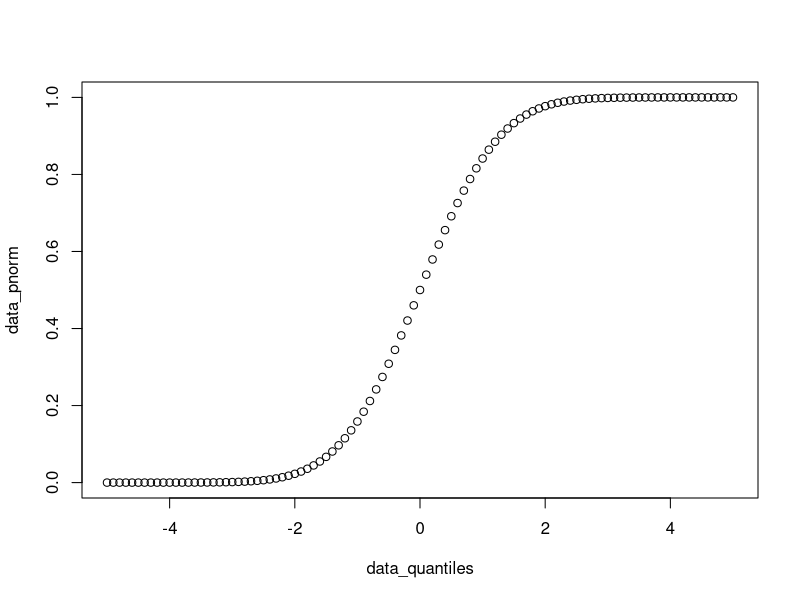
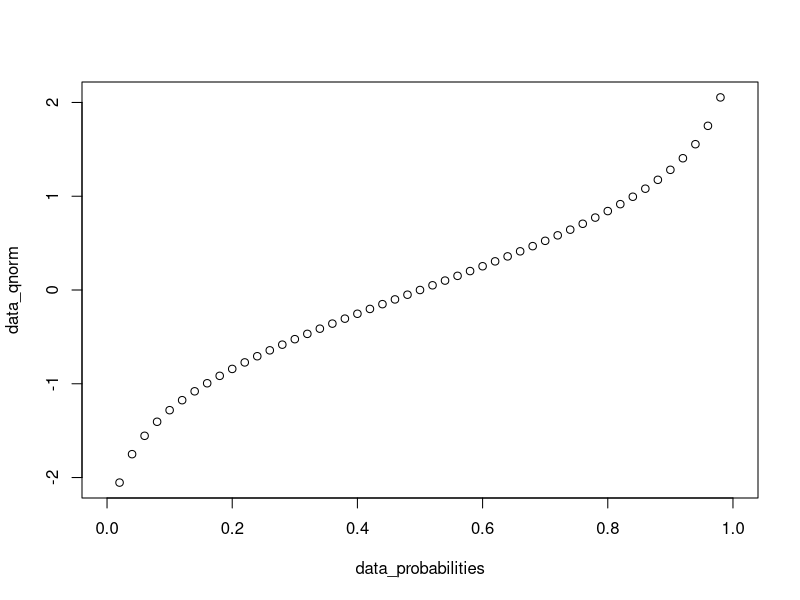
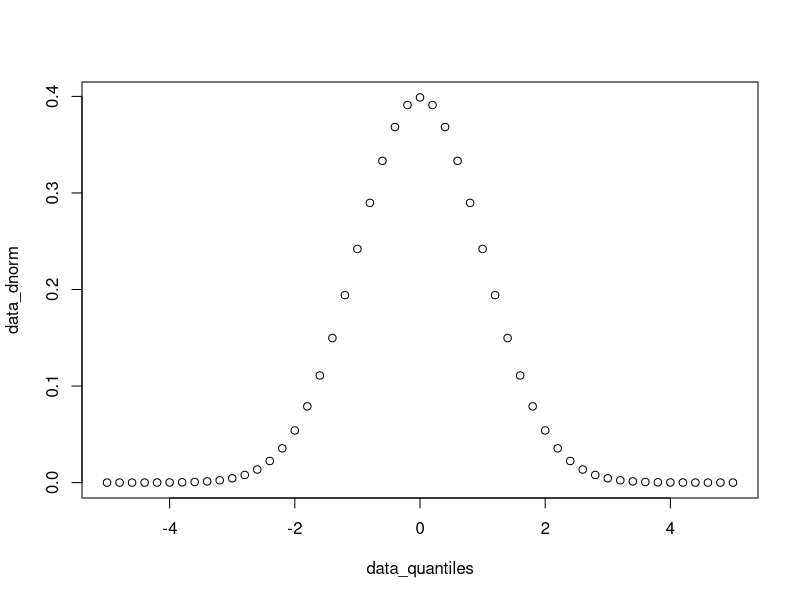
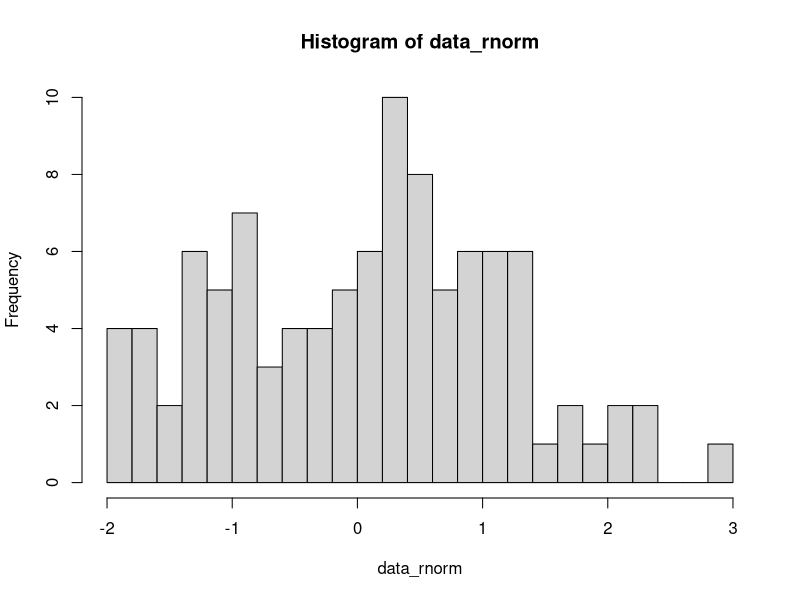
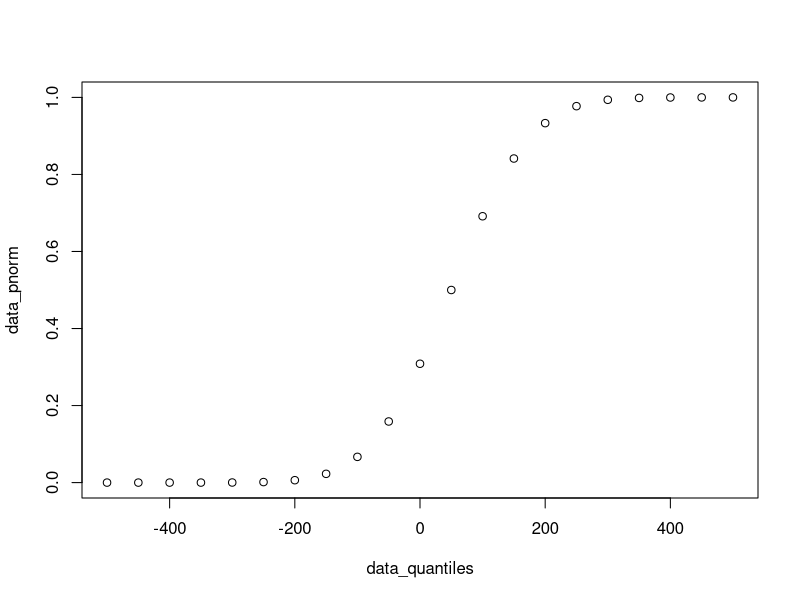
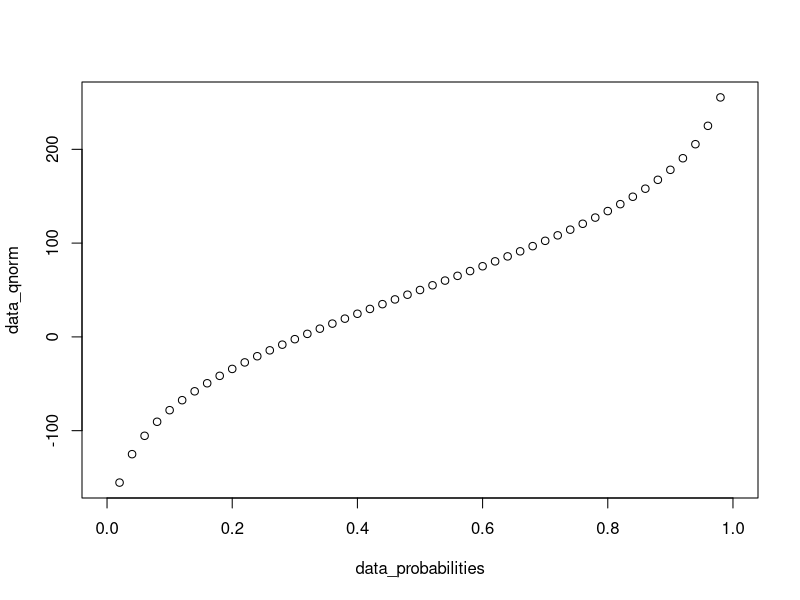
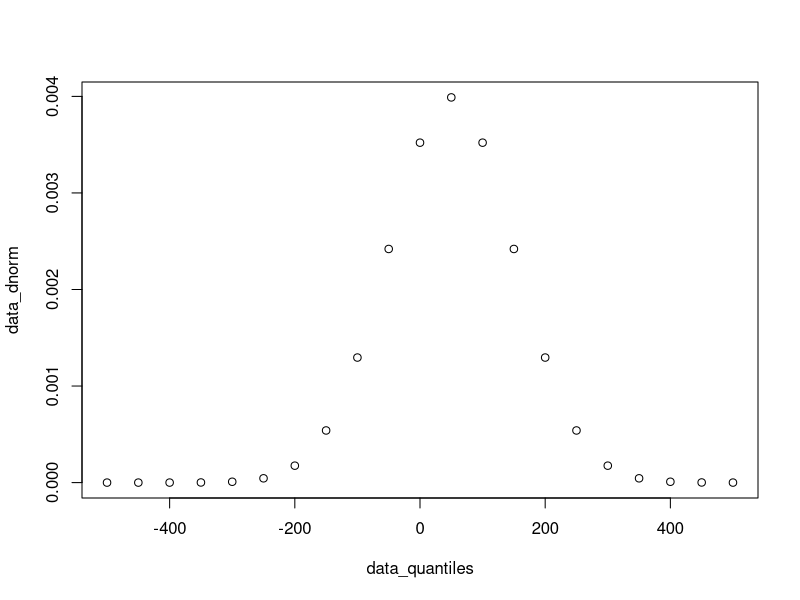
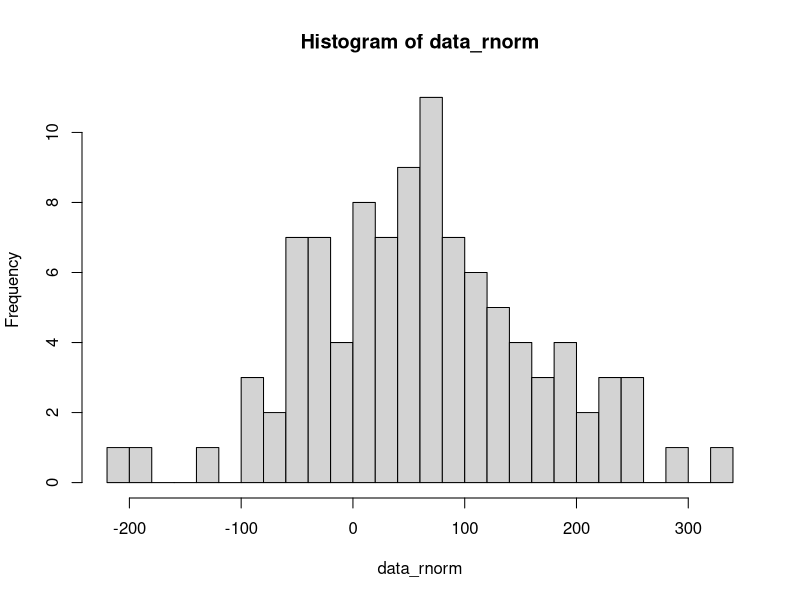

Source code (R) for these figures, in order:
## ---- chunk 1
knitr::opts_chunk$set(echo = TRUE)
## ---- chunk 2
data_quantiles <- seq(-5, 5, 0.1)
head(data_quantiles)
## ---- chunk 3
data_pnorm <- pnorm(q = data_quantiles) 
head(data_pnorm)
## ---- chunk 4
plot(data_quantiles, data_pnorm)
## ---- chunk 5
data_probabilities <- seq(from = 0, to = 1, by = 0.02)
head(data_probabilities)
## ---- chunk 6
data_qnorm <- qnorm(p = data_probabilities) 
head(data_qnorm)
## ---- chunk 7
plot(data_probabilities, data_qnorm)
## ---- chunk 8
data_quantiles <- seq(-5, 5, 0.2)
head(data_quantiles)
## ---- chunk 9
data_dnorm <- dnorm(x = data_quantiles) 
head(data_dnorm)
## ---- chunk 10
plot(data_quantiles, data_dnorm)
## ---- chunk 11
data_rnorm <- rnorm(n = 100)
head(data_rnorm)
## ---- chunk 12
hist(data_rnorm, breaks = 20)
## ---- chunk 13
data_quantiles <- seq(-500, 500, 50)
head(data_quantiles)
## ---- chunk 14
data_pnorm <- pnorm(q = data_quantiles, mean = 50, sd = 100)
head(data_pnorm)
## ---- chunk 15
plot(data_quantiles, data_pnorm)
## ---- chunk 16
data_probabilities <- seq(from = 0, to = 1, by = 0.02)
head(data_probabilities)
## ---- chunk 17
data_qnorm <- qnorm(p = data_probabilities, mean = 50, sd = 100) 
head(data_qnorm)
## ---- chunk 18
plot(data_probabilities, data_qnorm)
## ---- chunk 19
data_quantiles <- seq(-500, 500, 50)
head(data_quantiles)
## ---- chunk 20
data_dnorm <- dnorm(x = data_quantiles, mean = 50, sd = 100) 
head(data_dnorm)
## ---- chunk 21
plot(data_quantiles, data_dnorm)
## ---- chunk 22
data_rnorm <- rnorm(n = 100, mean = 50, sd = 100)
head(data_rnorm)
## ---- chunk 23
hist(data_rnorm, breaks = 20)
## ---- chunk 24
data_quantiles <- seq(0, 50, 1)
head(data_quantiles)
## ---- chunk 25
data_pbinom <- pbinom(q = data_quantiles, size = 50, prob = 0.1)
head(data_pbinom)
## ---- chunk 26
plot(data_quantiles, data_pbinom)
## ---- chunk 27
data_probabilities <- seq(from = 0, to = 1, by = 0.02)
head(data_probabilities)
## ---- chunk 28
data_qbinom <- qbinom(p = data_probabilities, size = 50, prob = 0.1)
head(data_qbinom)
## ---- chunk 29
plot(data_probabilities, data_qbinom)
## ---- chunk 30
data_quantiles <- seq(0, 50, 1)
head(data_quantiles)
## ---- chunk 31
data_dbinom <- dbinom(x = data_quantiles, size = 50, prob = 0.1)
head(data_dbinom)
## ---- chunk 32
plot(data_quantiles, data_dbinom)
## ---- chunk 33
data_rbinom <- rbinom(n = 100, size = 50, prob = 0.1)
head(data_rbinom)
## ---- chunk 34
hist(data_rbinom, breaks = 20)
## ---- chunk 35
data_rnorm <- rnorm(n = 1000, mean = 50, sd = 100)
quantile(data_rnorm, probs = seq(0, 1, 0.1))
## ---- chunk 36
plot(
  seq(0, 1, 0.1),
  quantile(data_rnorm, probs = seq(0, 1, 0.1))
)
## ---- chunk 37
set.seed(1)
x <- rnorm(n = 1000, mean = 0, sd = 1)
y <- rnorm(n = 2000, mean = 1, sd = 1)
## ---- chunk 38
par(mfrow = c(2, 1))
hist(x, breaks = 30)
hist(y, breaks = 30)
par(mfrow = c(1, 1 ))
## ---- chunk 39
t.test(x, y)
## ---- chunk 40
t.test(y, x)
## ---- chunk 41
set.seed(1)
n_sample <- 10
x <- runif(n = n_sample, min = 10, max = 20)
y <- x + 2 + rnorm(n = n_sample, mean = 0, sd = 1)
## ---- chunk 42
mean(y - x)
## ---- chunk 43
t.test(x, y, paired = TRUE)
## ---- chunk 44
set.seed(1)
x <- runif(n = 10, min = 1, max = 11)
y <- runif(n = 5, min = 3, max = 13)
## ---- chunk 45
wilcox.test(x, y)
## ---- chunk 46
wilcox.test(x, y, alternative = "less")
## ---- chunk 47
set.seed(1)
n_sample <- 1000
x1 <- rnorm(n = n_sample, mean = 10, sd = 2)
x2 <- x1 + 5 + rnorm(n = n_sample, mean = 0, sd = 1)
x3 <- x2 + 0 + rnorm(n = n_sample, mean = 0, sd = 0.5)
data_aov <- data.frame(
  value = c(x1, x2, x3),
  group = c(
    rep("x1", length(x1)),
    rep("x2", length(x2)),
    rep("x3", length(x3))
  )
)
head(data_aov)
## ---- chunk 48
aov_result <- aov(value ~ group, data_aov)
aov_result
## ---- chunk 49
summary(aov_result)
## ---- chunk 50
data_fisher <- matrix(
  data = c(12, 4, 3, 23),
  nrow = 2, ncol = 2,
  dimnames = list(
    c("DE", "Not DE"),
    c("In pathway", "Not in pathway")
  )
)
data_fisher
## ---- chunk 51
fisher.test(data_fisher)
## ---- chunk 52
data_p_values <- runif(1E3, min = 0, max = 1)
data_p_adjusted <- p.adjust(data_p_values, method = "BH")
head(sort(data_p_adjusted))
## ---- chunk 53
par(mfrow = c(2, 1))
hist(data_p_values, xlim = c(0, 1), breaks = seq(0, 1, 0.05))
hist(data_p_adjusted, xlim = c(0, 1), breaks = seq(0, 1, 0.05))
par(mfrow = c(1, 1))
## ---- chunk 54
?iris
data("iris")
iris
## ---- chunk 55
iris_features <- iris [1:4]
head(iris_features)
## ---- chunk 56
?prcomp
pca_iris <- prcomp(iris_features, center = TRUE, scale = TRUE)
pca_iris
## ---- chunk 57
plot(pca_iris)
## ---- chunk 58

## ---- chunk 59
?plot
pca_iris$x
plot(pca_iris$x[,1], pca_iris$x[,2], xlab ="PCA 1", ylab ="PCA 2")
## ---- chunk 60
sp_colours <- iris[5]
head(sp_colours)
?colors
plot(pca_iris$x[,1], pca_iris$x[,2], xlab ="PCA 1", ylab ="PCA 2", col =iris$Species)
legend("topright", legend = levels(iris$Species), col = 1:3, pch = 19)
## ---- chunk 61
?prcomp
explained_variance_ratio <- (pca_iris$sdev)^2/sum((pca_iris$sdev)^2)
explained_variance_ratio
## ---- chunk 62
?barplot
barplot(explained_variance_ratio, names.arg = c("PCA1", "PCA2", "PCA3", "PCA4"))
## ---- chunk 63
dist_iris <- dist(iris_features, method = "euclidean")
hclust_iris_ward <- hclust(dist_iris, method = "ward.D2")
hclust_iris_ward
## ---- chunk 64
plot(hclust_iris_ward, xlab = "Plant")
## ---- chunk 65
iris_hclust_ward_labels <- cutree(hclust_iris_ward, k=3)
iris_hclust_ward_labels
## ---- chunk 66
# complete
hclust_iris_complete <- hclust(dist_iris, method = "complete")
plot(hclust_iris_complete, xlab = "Plant")
iris_hclust_complete_labels <- cutree(hclust_iris_complete, k=4)
iris_hclust_complete_labels
## ---- chunk 67
# average
hclust_iris_average <- hclust(dist_iris, method = "average")
plot(hclust_iris_average, xlab = "Plant")
iris_hclust_average_labels <- cutree(hclust_iris_average, k=3)
iris_hclust_average_labels
## ---- chunk 68
# single
hclust_iris_single <- hclust(dist_iris, method = "single")
plot(hclust_iris_single, xlab = "Plant")
iris_hclust_single_labels <- cutree(hclust_iris_single, k=2)
iris_hclust_single_labels
## ---- chunk 69
par(mfrow = c(2, 2))
plot(pca_iris$x[,1], pca_iris$x[,2], xlab ="PCA 1", ylab ="PCA 2", col= iris_hclust_ward_labels)
plot(pca_iris$x[,1], pca_iris$x[,2], xlab ="PCA 1", ylab ="PCA 2", col= iris_hclust_complete_labels)
plot(pca_iris$x[,1], pca_iris$x[,2], xlab ="PCA 1", ylab ="PCA 2", col= iris_hclust_average_labels)
plot(pca_iris$x[,1], pca_iris$x[,2], xlab ="PCA 1", ylab ="PCA 2", col= iris_hclust_single_labels)
par(mfrow = c(1, 1))# this is to reset the way it is displayed
## ---- chunk 70
confuse_ward <- data.frame(Actual = iris$Species,
                   Prediction = iris_hclust_ward_labels)
table(confuse_ward)
?confusionMatrix
## ---- chunk 71
confuse_average <- data.frame(Actual = iris$Species,
                   Prediction = iris_hclust_average_labels)
table(confuse_average)
## ---- chunk 72
confuse_single <- data.frame(Actual = iris$Species,
                   Prediction = iris_hclust_single_labels)
table(confuse_single)
## ---- chunk 73
confuse_complete <- data.frame(Actual = iris$Species,
                   Prediction = iris_hclust_complete_labels)
table(confuse_complete)
